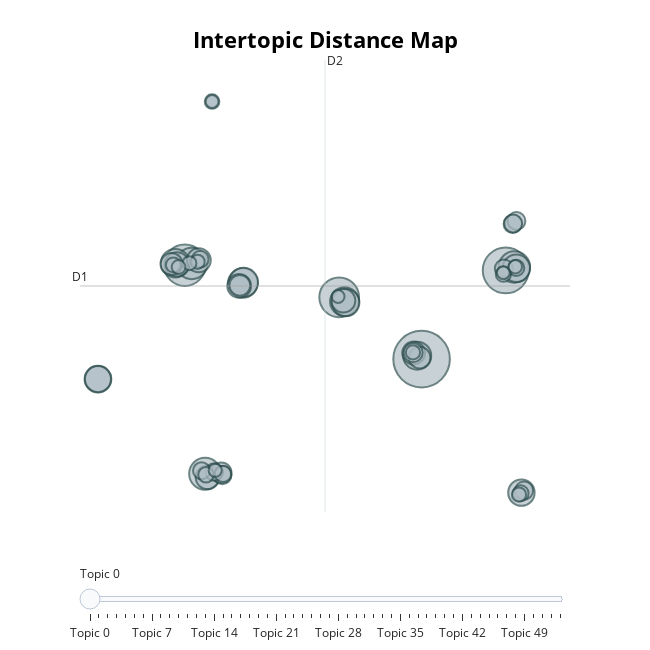

Source (notebook cell):
### Markdown cell above
#### Results FAKE

### Code cell
topic_model_fake.visualize_topics()
